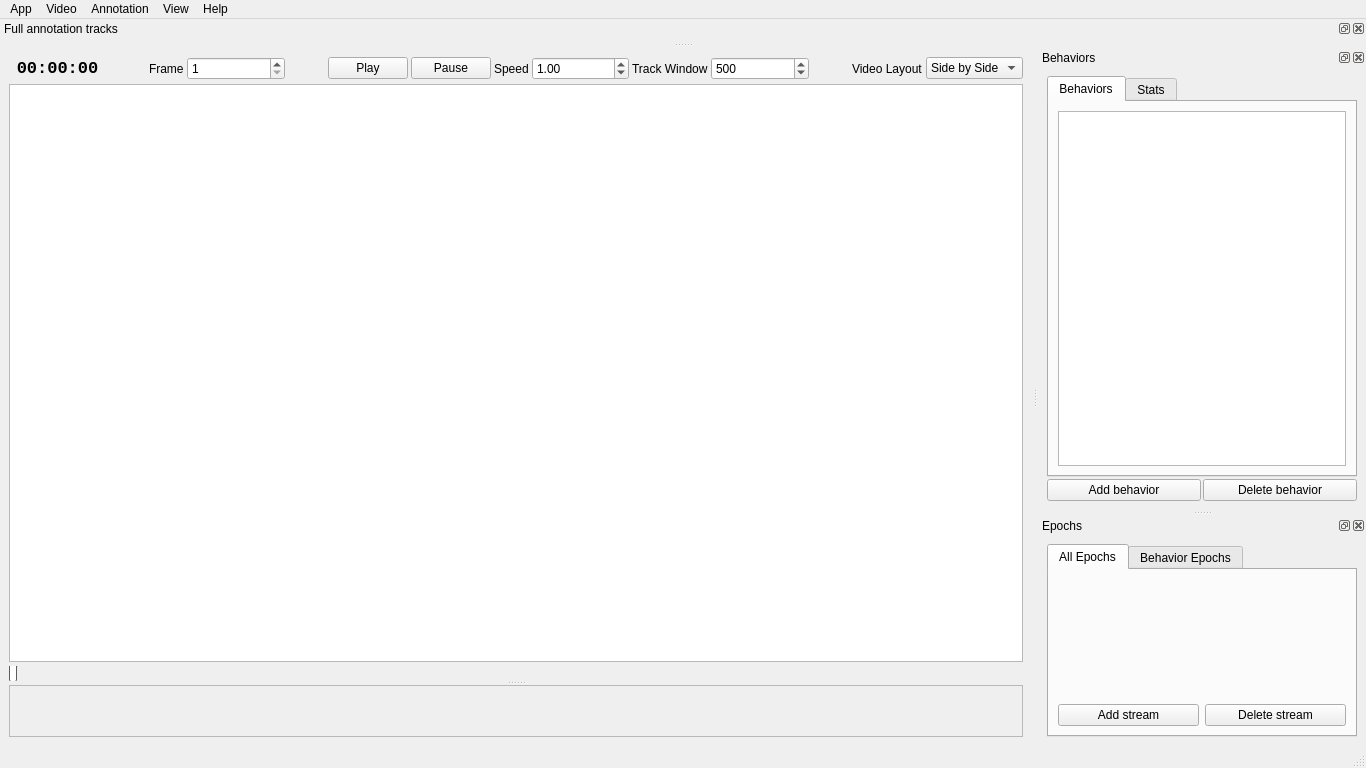
<?xml version="1.0" encoding="UTF-8"?>
<ui version="4.0">
 <class>MainWindow</class>
 <widget class="QMainWindow" name="MainWindow">
  <property name="geometry">
   <rect>
    <x>0</x>
    <y>0</y>
    <width>1366</width>
    <height>768</height>
   </rect>
  </property>
  <property name="windowTitle">
   <string>MainWindow</string>
  </property>
  <widget class="QWidget" name="centralwidget">
   <property name="sizePolicy">
    <sizepolicy hsizetype="Preferred" vsizetype="Preferred">
     <horstretch>1</horstretch>
     <verstretch>0</verstretch>
    </sizepolicy>
   </property>
   <layout class="QVBoxLayout" name="verticalLayout_8">
    <item>
     <widget class="QSplitter" name="splitter">
      <property name="orientation">
       <enum>Qt::Vertical</enum>
      </property>
      <widget class="QWidget" name="layoutWidget">
       <layout class="QVBoxLayout" name="display_layout" stretch="0,4,0">
        <property name="spacing">
         <number>4</number>
        </property>
        <item>
         <layout class="QHBoxLayout" name="video_control_hlayout" stretch="1,0,0,1,0,0,0,0,1,0,1,0,0,1">
          <property name="spacing">
           <number>3</number>
          </property>
          <item>
           <widget class="QLabel" name="time_label">
            <property name="font">
             <font>
              <family>Courier New</family>
              <pointsize>13</pointsize>
              <bold>true</bold>
              <underline>false</underline>
              <strikeout>false</strikeout>
              <kerning>true</kerning>
             </font>
            </property>
            <property name="text">
             <string>00:00:00</string>
            </property>
            <property name="textFormat">
             <enum>Qt::MarkdownText</enum>
            </property>
            <property name="alignment">
             <set>Qt::AlignCenter</set>
            </property>
           </widget>
          </item>
          <item>
           <spacer name="horizontalSpacer">
            <property name="orientation">
             <enum>Qt::Horizontal</enum>
            </property>
            <property name="sizeHint" stdset="0">
             <size>
              <width>40</width>
              <height>20</height>
             </size>
            </property>
           </spacer>
          </item>
          <item>
           <widget class="QLabel" name="current_frame_label">
            <property name="text">
             <string>Frame</string>
            </property>
           </widget>
          </item>
          <item>
           <widget class="QSpinBox" name="curframe_spinBox">
            <property name="minimum">
             <number>1</number>
            </property>
            <property name="maximum">
             <number>1000</number>
            </property>
           </widget>
          </item>
          <item>
           <spacer name="horizontalSpacer_1">
            <property name="orientation">
             <enum>Qt::Horizontal</enum>
            </property>
            <property name="sizeHint" stdset="0">
             <size>
              <width>40</width>
              <height>20</height>
             </size>
            </property>
           </spacer>
          </item>
          <item>
           <widget class="QPushButton" name="play_button">
            <property name="text">
             <string>Play</string>
            </property>
           </widget>
          </item>
          <item>
           <widget class="QPushButton" name="pause_button">
            <property name="text">
             <string>Pause</string>
            </property>
           </widget>
          </item>
          <item>
           <widget class="QLabel" name="video_speed_label">
            <property name="text">
             <string>Speed</string>
            </property>
           </widget>
          </item>
          <item>
           <widget class="PlaySpeedSpinBox" name="speed_doubleSpinBox">
            <property name="minimum">
             <double>-10.000000000000000</double>
            </property>
            <property name="maximum">
             <double>10.000000000000000</double>
            </property>
            <property name="singleStep">
             <double>0.100000000000000</double>
            </property>
            <property name="value">
             <double>1.000000000000000</double>
            </property>
           </widget>
          </item>
          <item>
           <widget class="QLabel" name="track_window_label">
            <property name="text">
             <string>Track Window</string>
            </property>
           </widget>
          </item>
          <item>
           <widget class="QSpinBox" name="track_window_spinbox">
            <property name="minimum">
             <number>1</number>
            </property>
            <property name="maximum">
             <number>1000</number>
            </property>
            <property name="value">
             <number>500</number>
            </property>
           </widget>
          </item>
          <item>
           <spacer name="horizontalSpacer_2">
            <property name="orientation">
             <enum>Qt::Horizontal</enum>
            </property>
            <property name="sizeHint" stdset="0">
             <size>
              <width>40</width>
              <height>20</height>
             </size>
            </property>
           </spacer>
          </item>
          <item>
           <widget class="QLabel" name="video_layout_label">
            <property name="text">
             <string>Video Layout</string>
            </property>
           </widget>
          </item>
          <item>
           <widget class="QComboBox" name="video_layout_comboBox">
            <property name="minimumSize">
             <size>
              <width>10</width>
              <height>0</height>
             </size>
            </property>
            <item>
             <property name="text">
              <string>Side by Side</string>
             </property>
            </item>
            <item>
             <property name="text">
              <string>Stacked</string>
             </property>
            </item>
           </widget>
          </item>
         </layout>
        </item>
        <item>
         <layout class="QHBoxLayout" name="video_layout">
          <item>
           <widget class="BehavVideoView" name="vid1_view">
            <property name="font">
             <font>
              <family>Andale Mono</family>
             </font>
            </property>
           </widget>
          </item>
         </layout>
        </item>
        <item>
         <widget class="VideoSlider" name="video_slider">
          <property name="styleSheet">
           <string notr="true">QSlider::groove:horizontal {
    border: 0px solid #999999;
    height: 20px; /* the groove expands to the size of the slider by default. by giving it a height, it has a fixed size */
    margin-left: 3px;
	margin-right: 3px;
}
QSlider::handle:horizontal {
    background: #ffffff;
    border: 1px solid #5c5c5c;
    width: 6px;
    margin-left: -3px;
	margin-right:-3px;
    border-radius: 3px;
	subcontrol-origin: content;
}</string>
          </property>
          <property name="minimum">
           <number>1</number>
          </property>
          <property name="maximum">
           <number>1000</number>
          </property>
          <property name="value">
           <number>1</number>
          </property>
          <property name="orientation">
           <enum>Qt::Horizontal</enum>
          </property>
          <property name="tickPosition">
           <enum>QSlider::NoTicks</enum>
          </property>
         </widget>
        </item>
       </layout>
      </widget>
      <widget class="QFrame" name="track_frame">
       <property name="sizePolicy">
        <sizepolicy hsizetype="Expanding" vsizetype="Expanding">
         <horstretch>0</horstretch>
         <verstretch>0</verstretch>
        </sizepolicy>
       </property>
       <property name="minimumSize">
        <size>
         <width>0</width>
         <height>0</height>
        </size>
       </property>
       <property name="frameShape">
        <enum>QFrame::StyledPanel</enum>
       </property>
       <property name="frameShadow">
        <enum>QFrame::Raised</enum>
       </property>
       <layout class="QHBoxLayout" name="horizontalLayout_2">
        <item>
         <layout class="QVBoxLayout" name="track_layout">
          <property name="spacing">
           <number>2</number>
          </property>
         </layout>
        </item>
       </layout>
      </widget>
     </widget>
    </item>
   </layout>
  </widget>
  <widget class="QMenuBar" name="menubar">
   <property name="geometry">
    <rect>
     <x>0</x>
     <y>0</y>
     <width>1366</width>
     <height>37</height>
    </rect>
   </property>
   <widget class="QMenu" name="menuVideo">
    <property name="title">
     <string>Video</string>
    </property>
    <addaction name="actionOpen_video"/>
    <addaction name="actionAdd_seq"/>
   </widget>
   <widget class="QMenu" name="menuAnnotation">
    <property name="title">
     <string>Annotation</string>
    </property>
    <addaction name="actionOpen_annotation"/>
    <addaction name="actionNew_annotation"/>
    <addaction name="actionSave_annotation"/>
    <addaction name="actionSave_annotation_as_MAT"/>
    <addaction name="actionClose_annotation"/>
    <addaction name="separator"/>
    <addaction name="actionOpen_config"/>
    <addaction name="actionSave_config"/>
    <addaction name="separator"/>
    <addaction name="actionAuto_save_annotation"/>
   </widget>
   <widget class="QMenu" name="menuFile">
    <property name="title">
     <string>App</string>
    </property>
    <addaction name="actionReset"/>
    <addaction name="separator"/>
    <addaction name="actionQuit"/>
   </widget>
   <widget class="QMenu" name="menuHelp">
    <property name="title">
     <string>Help</string>
    </property>
    <addaction name="actionAbout"/>
    <addaction name="actionHelp"/>
   </widget>
   <widget class="QMenu" name="menuWindows">
    <property name="title">
     <string>View</string>
    </property>
    <addaction name="actionFull_annotation"/>
    <addaction name="actionBehavior_table"/>
    <addaction name="actionEpoch_table"/>
    <addaction name="separator"/>
    <addaction name="actionTrack_epoch"/>
    <addaction name="separator"/>
    <addaction name="actionShuffle_colors"/>
   </widget>
   <addaction name="menuFile"/>
   <addaction name="menuVideo"/>
   <addaction name="menuAnnotation"/>
   <addaction name="menuWindows"/>
   <addaction name="menuHelp"/>
  </widget>
  <widget class="QStatusBar" name="statusbar"/>
  <widget class="DockWidget" name="behav_table_dock">
   <property name="sizePolicy">
    <sizepolicy hsizetype="Preferred" vsizetype="Preferred">
     <horstretch>0</horstretch>
     <verstretch>0</verstretch>
    </sizepolicy>
   </property>
   <property name="minimumSize">
    <size>
     <width>328</width>
     <height>226</height>
    </size>
   </property>
   <property name="floating">
    <bool>false</bool>
   </property>
   <property name="features">
    <set>QDockWidget::DockWidgetClosable|QDockWidget::DockWidgetFloatable|QDockWidget::DockWidgetMovable</set>
   </property>
   <property name="allowedAreas">
    <set>Qt::LeftDockWidgetArea|Qt::RightDockWidgetArea</set>
   </property>
   <property name="windowTitle">
    <string>Behaviors</string>
   </property>
   <attribute name="dockWidgetArea">
    <number>2</number>
   </attribute>
   <widget class="QWidget" name="dockWidgetContents">
    <property name="sizePolicy">
     <sizepolicy hsizetype="MinimumExpanding" vsizetype="Preferred">
      <horstretch>0</horstretch>
      <verstretch>0</verstretch>
     </sizepolicy>
    </property>
    <layout class="QVBoxLayout" name="verticalLayout_2">
     <property name="spacing">
      <number>2</number>
     </property>
     <item>
      <layout class="QVBoxLayout" name="control_layout" stretch="0">
       <property name="sizeConstraint">
        <enum>QLayout::SetFixedSize</enum>
       </property>
       <item>
        <widget class="QTabWidget" name="annotation_tabs">
         <property name="acceptDrops">
          <bool>false</bool>
         </property>
         <property name="tabShape">
          <enum>QTabWidget::Rounded</enum>
         </property>
         <property name="currentIndex">
          <number>0</number>
         </property>
         <property name="movable">
          <bool>true</bool>
         </property>
         <widget class="QWidget" name="behav_tab">
          <attribute name="title">
           <string>Behaviors</string>
          </attribute>
          <layout class="QVBoxLayout" name="verticalLayout_6">
           <item>
            <widget class="GenericTableView" name="behavior_table">
             <property name="sizePolicy">
              <sizepolicy hsizetype="Expanding" vsizetype="Expanding">
               <horstretch>0</horstretch>
               <verstretch>0</verstretch>
              </sizepolicy>
             </property>
             <property name="horizontalScrollBarPolicy">
              <enum>Qt::ScrollBarAlwaysOff</enum>
             </property>
             <attribute name="horizontalHeaderMinimumSectionSize">
              <number>20</number>
             </attribute>
             <attribute name="verticalHeaderVisible">
              <bool>false</bool>
             </attribute>
            </widget>
           </item>
          </layout>
         </widget>
         <widget class="QWidget" name="stats_tab">
          <attribute name="title">
           <string>Stats</string>
          </attribute>
          <layout class="QVBoxLayout" name="verticalLayout_3">
           <item>
            <widget class="GenericTableView" name="stats_table"/>
           </item>
          </layout>
         </widget>
        </widget>
       </item>
      </layout>
     </item>
     <item>
      <layout class="QHBoxLayout" name="horizontalLayout">
       <item>
        <widget class="QPushButton" name="add_behavior_button">
         <property name="text">
          <string>Add behavior</string>
         </property>
        </widget>
       </item>
       <item>
        <widget class="QPushButton" name="delete_behavior_button">
         <property name="text">
          <string>Delete behavior</string>
         </property>
        </widget>
       </item>
      </layout>
     </item>
    </layout>
   </widget>
  </widget>
  <widget class="DockWidget" name="epoch_dock">
   <property name="minimumSize">
    <size>
     <width>299</width>
     <height>150</height>
    </size>
   </property>
   <property name="allowedAreas">
    <set>Qt::LeftDockWidgetArea|Qt::RightDockWidgetArea</set>
   </property>
   <property name="windowTitle">
    <string>Epochs</string>
   </property>
   <attribute name="dockWidgetArea">
    <number>2</number>
   </attribute>
   <widget class="QWidget" name="dockWidgetContents_2">
    <layout class="QVBoxLayout" name="verticalLayout_4" stretch="0">
     <item>
      <widget class="QTabWidget" name="tabWidget">
       <property name="currentIndex">
        <number>0</number>
       </property>
       <property name="elideMode">
        <enum>Qt::ElideLeft</enum>
       </property>
       <widget class="QWidget" name="all_epoch">
        <attribute name="title">
         <string>All Epochs</string>
        </attribute>
        <layout class="QVBoxLayout" name="verticalLayout" stretch="1,0">
         <item>
          <layout class="QHBoxLayout" name="stream_table_layout">
           <property name="spacing">
            <number>0</number>
           </property>
           <property name="sizeConstraint">
            <enum>QLayout::SetDefaultConstraint</enum>
           </property>
          </layout>
         </item>
         <item>
          <layout class="QHBoxLayout" name="horizontalLayout_9">
           <property name="sizeConstraint">
            <enum>QLayout::SetDefaultConstraint</enum>
           </property>
           <item>
            <widget class="QPushButton" name="add_stream_button">
             <property name="text">
              <string>Add stream</string>
             </property>
            </widget>
           </item>
           <item>
            <widget class="QPushButton" name="delete_stream_button">
             <property name="text">
              <string>Delete stream</string>
             </property>
            </widget>
           </item>
          </layout>
         </item>
        </layout>
       </widget>
       <widget class="QWidget" name="behavior_epoch">
        <attribute name="title">
         <string>Behavior Epochs</string>
        </attribute>
        <layout class="QHBoxLayout" name="horizontalLayout_4">
         <item>
          <layout class="QHBoxLayout" name="behav_epoch_table_layout">
           <property name="spacing">
            <number>0</number>
           </property>
          </layout>
         </item>
        </layout>
       </widget>
      </widget>
     </item>
    </layout>
   </widget>
  </widget>
  <widget class="DockWidget" name="tracks_dock">
   <property name="allowedAreas">
    <set>Qt::BottomDockWidgetArea|Qt::TopDockWidgetArea</set>
   </property>
   <property name="windowTitle">
    <string>Full annotation tracks</string>
   </property>
   <attribute name="dockWidgetArea">
    <number>4</number>
   </attribute>
   <widget class="QWidget" name="dockWidgetContents_4">
    <layout class="QVBoxLayout" name="verticalLayout_5">
     <property name="spacing">
      <number>3</number>
     </property>
     <property name="topMargin">
      <number>2</number>
     </property>
     <property name="bottomMargin">
      <number>2</number>
     </property>
     <item>
      <layout class="QVBoxLayout" name="full_tracks_layout"/>
     </item>
     <item>
      <layout class="QHBoxLayout" name="cur_behav_layout">
       <property name="leftMargin">
        <number>10</number>
       </property>
       <property name="rightMargin">
        <number>10</number>
       </property>
      </layout>
     </item>
    </layout>
   </widget>
  </widget>
  <action name="actionOpen_video">
   <property name="text">
    <string>Add video</string>
   </property>
  </action>
  <action name="actionOpen_config">
   <property name="enabled">
    <bool>false</bool>
   </property>
   <property name="text">
    <string>Open config</string>
   </property>
  </action>
  <action name="actionSave_config">
   <property name="enabled">
    <bool>false</bool>
   </property>
   <property name="text">
    <string>Save config</string>
   </property>
  </action>
  <action name="actionOpen_annotation">
   <property name="text">
    <string>Open annotation</string>
   </property>
  </action>
  <action name="actionSave_annotation">
   <property name="enabled">
    <bool>false</bool>
   </property>
   <property name="text">
    <string>Save annotation</string>
   </property>
  </action>
  <action name="actionAbout">
   <property name="text">
    <string>About</string>
   </property>
  </action>
  <action name="actionNew_config">
   <property name="text">
    <string>New config</string>
   </property>
  </action>
  <action name="actionFull_annotation">
   <property name="checkable">
    <bool>true</bool>
   </property>
   <property name="checked">
    <bool>true</bool>
   </property>
   <property name="text">
    <string>Full annotation</string>
   </property>
  </action>
  <action name="actionBehavior_table">
   <property name="checkable">
    <bool>true</bool>
   </property>
   <property name="checked">
    <bool>true</bool>
   </property>
   <property name="text">
    <string>Behavior table</string>
   </property>
  </action>
  <action name="actionEpoch_table">
   <property name="checkable">
    <bool>true</bool>
   </property>
   <property name="checked">
    <bool>true</bool>
   </property>
   <property name="text">
    <string>Epoch table</string>
   </property>
  </action>
  <action name="actionRemove_video">
   <property name="text">
    <string>Remove video/seq</string>
   </property>
  </action>
  <action name="actionQuit">
   <property name="text">
    <string>Quit</string>
   </property>
  </action>
  <action name="actionReset">
   <property name="text">
    <string>Reset</string>
   </property>
  </action>
  <action name="actionTips">
   <property name="text">
    <string>Tips</string>
   </property>
  </action>
  <action name="actionAdd_seq">
   <property name="text">
    <string>Add seq</string>
   </property>
  </action>
  <action name="actionTrack_epoch">
   <property name="checkable">
    <bool>true</bool>
   </property>
   <property name="checked">
    <bool>true</bool>
   </property>
   <property name="text">
    <string>Track epoch</string>
   </property>
  </action>
  <action name="actionHelp">
   <property name="text">
    <string>Hot keys</string>
   </property>
  </action>
  <action name="actionMerge_behaviors">
   <property name="text">
    <string>Merge behaviors</string>
   </property>
  </action>
  <action name="actionAuto_save_annotation">
   <property name="checkable">
    <bool>true</bool>
   </property>
   <property name="checked">
    <bool>true</bool>
   </property>
   <property name="text">
    <string>Auto save annotation</string>
   </property>
  </action>
  <action name="actionMerge_behavior">
   <property name="text">
    <string>Merge behavior</string>
   </property>
  </action>
  <action name="actionClose_annotation">
   <property name="text">
    <string>Close annotation</string>
   </property>
  </action>
  <action name="actionNew_annotation">
   <property name="enabled">
    <bool>false</bool>
   </property>
   <property name="text">
    <string>New annotation</string>
   </property>
  </action>
  <action name="actionShuffle_colors">
   <property name="text">
    <string>Shuffle colors</string>
   </property>
  </action>
  <action name="actionSave_annotation_as_MAT">
   <property name="enabled">
    <bool>false</bool>
   </property>
   <property name="text">
    <string>Save annotation as MAT</string>
   </property>
  </action>
 </widget>
 <customwidgets>
  <customwidget>
   <class>PlaySpeedSpinBox</class>
   <extends>QDoubleSpinBox</extends>
   <header>bannotator.widgets</header>
  </customwidget>
  <customwidget>
   <class>GenericTableView</class>
   <extends>QTableView</extends>
   <header>bannotator.dataview</header>
  </customwidget>
  <customwidget>
   <class>VideoSlider</class>
   <extends>QSlider</extends>
   <header>bannotator.widgets</header>
  </customwidget>
  <customwidget>
   <class>BehavVideoView</class>
   <extends>QGraphicsView</extends>
   <header>bannotator.widgets</header>
  </customwidget>
  <customwidget>
   <class>DockWidget</class>
   <extends>QDockWidget</extends>
   <header>bannotator.widgets</header>
   <container>1</container>
  </customwidget>
 </customwidgets>
 <resources>
  <include location="../resources/resource.qrc"/>
 </resources>
 <connections/>
</ui>
